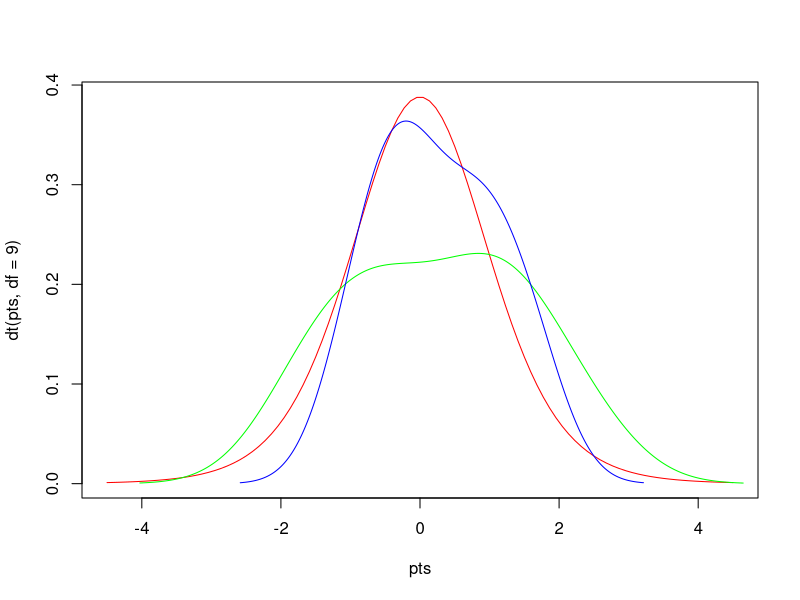

Here is the R script that generated this plot:
# Author: Howard, Date: Sep 15 2021, Purpose: Calculate T-Test value on sample datasets

# Generate sample random numbers and store them in variables x and y
x=rnorm(10)
y=rnorm(10)

# Plotting x and y variables
pts=seq(-4.5,4.5,length=100)
plot(pts,dt(pts,df=9),col='red',type='l')
lines(density(x), col='green')
lines(density(y), col='blue')

# Apply T Test Function
ttest=t.test(x,y)